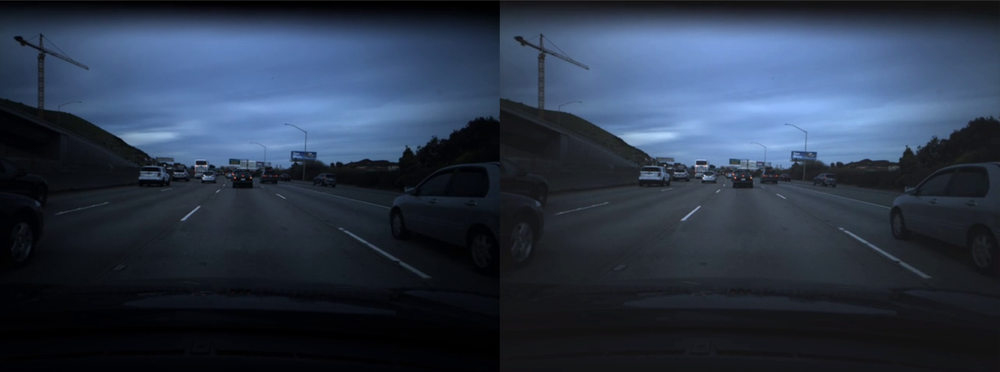
#> input picture images/AdjustedIlluminationContrast.PNG, 1000 x 372 px, shrunk from 1599 x 595 before the run
$ python -i imageElaboration.py   (imports and definitions only)   (older library calls are emulated)
#> lines starting #> are read from the running program, lines starting #| are printed output that depends on the picture; after the words box and inside, x2 and y2 are one past the last pixel; in counts of white or black regions, pixels touching at a corner belong together
### utilities.py
import numpy as np
import cv2


# [63 lines left out: functions opticalFlowDense, drawHoughTransformLines, not called in this run]


# This function applies a given brightness and contrast to an input image
def apply_brightness_contrast(input_img, brightness = 0, contrast = 0):

    if brightness != 0:
        if brightness > 0:
            shadow = brightness
            highlight = 255
        else:
            shadow = 0
            highlight = 255 + brightness
        alpha_b = (highlight - shadow)/255
        gamma_b = shadow

        buf = cv2.addWeighted(input_img, alpha_b, input_img, 0, gamma_b)
    else:
        buf = input_img.copy()

    if contrast != 0:
        f = 131*(contrast + 127)/(127*(131-contrast))
        alpha_c = f
        gamma_c = 127*(1-f)

        buf = cv2.addWeighted(buf, alpha_c, buf, 0, gamma_c)

    return buf


# This function
def thresholdWhiteAndYellow(image):
    gray_image = cv2.cvtColor(image, cv2.COLOR_BGR2GRAY)
    img_hsv = cv2.cvtColor(image, cv2.COLOR_BGR2HSV)
    # Get yellow from HSV version of our image
    lower_yellow = np.array([20, 100, 100], dtype="uint8")
    upper_yellow = np.array([30, 255, 255], dtype="uint8")
    mask_yellow = cv2.inRange(img_hsv, lower_yellow, upper_yellow)
    # Get white from greyscale version of our image
    mask_white = cv2.inRange(gray_image, 200, 255)
    # Combine and apply filters
    mask_yw = cv2.bitwise_or(mask_white, mask_yellow)
    mask_yw_image = cv2.bitwise_and(gray_image, mask_yw)

    return mask_yw_image


# This method draws the optical flow onto img with a given step (distance between one arrow origin and the other)
# [11 lines left out: function draw_flow, not called in this run]


# This method cuts top and bottom portions of the frame (which are only black areas of the car's dashboard or sky)
def cutTopAndBottom(img, top, bottom):
    height, width = img.shape
    heightBeginning = 20
    heightEnd = height - 30
    crop_img = img[top : bottom, 0 : width]
    return crop_img

### imageElaboration.py
import numpy as np
import cv2
from utilities import *

# This function is able to highlight the contours of road lane markings using color thresholding and canny edge
def highlightRoadLaneMarkings(newFrame):
    # Adjusting brightness and contrast
    newFrameAdjusted = apply_brightness_contrast(newFrame, 100, 100)

    # Threshold so that only yellow and white are kept. Result is greyscale
    newFrameThreshold = thresholdWhiteAndYellow(newFrameAdjusted)

    # Apply Gaussian blur to reduce noise
    newFrameBlurred = cv2.GaussianBlur(newFrameThreshold, (5, 5), 0)

    # Applying canny edge detection
    newFrameEdges = cv2.Canny(newFrameBlurred, 100, 200)

    # Cutting a region of interest
    height, width = newFrameEdges.shape
    # Creating white polygonal shape on black image
    bottomLeft = [0, height - 130]
    topLeft = [width / 3 + 40, height / 2]
    topRight = [width / 3 * 2 - 40, height / 2]
    bottomRight = [width, height - 130]
    pts = np.array([bottomLeft, topLeft, topRight, bottomRight], np.int32)
    pts = pts.reshape((-1, 1, 2))
    blackImage = np.zeros((height, width, 1), np.uint8)
    polygonalShape = cv2.fillPoly(blackImage, [pts], (255, 255, 255))
    # Doing AND operation with newFrameEdges
    newFrameROI = cv2.bitwise_and(newFrameEdges, newFrameEdges, mask=polygonalShape)

    return newFrameROI

# This function applies all elaboration steps to the image
def elaborateImage(newFrame):


    # Drawing road from original frame
    newFrameAdjusted = apply_brightness_contrast(newFrame, 30, 15)
    newFrameGrey = cv2.cvtColor(newFrameAdjusted, cv2.COLOR_BGR2GRAY)
    height, width = newFrameGrey.shape
    bottomLeft = [0, height - 130]
    topLeft = [0, height / 2 + 10]
    topCenter = [width/2, height / 2 - 15]
    topRight = [width, height / 2 + 10]
    bottomRight = [width, height - 130]
    pts = np.array([bottomLeft, topLeft, topCenter, topRight, bottomRight], np.int32)
    pts = pts.reshape((-1, 1, 2))
    blackImage = np.zeros((height, width, 1), np.uint8)
    polygonalShape = cv2.fillPoly(blackImage, [pts], (255, 255, 255))
    coloredMaskedRoad = cv2.bitwise_and(newFrameGrey, newFrameGrey, mask=polygonalShape)
    #coloredMaskedRoad = cv2.equalizeHist(coloredMaskedRoad)
    newFrameROI = highlightRoadLaneMarkings(newFrame)
    newFrameMaskAndRoad = cv2.add(coloredMaskedRoad, newFrameROI)   # Adding canny edge overlay to highlight the lane markers

    # Cutting image basing on mask size
    result = cutTopAndBottom(coloredMaskedRoad, int(height / 2 - 15), int(height - 130))

    return result

>>> import cv2
>>> picture = cv2.imread('images/AdjustedIlluminationContrast.PNG')
#> picture is the input picture: shape (372, 1000, 3); mean B, G, R 73.1, 54.9, 43.3
>>> result = elaborateImage(picture)
#> in elaborateImage, `newFrameGrey = cv2.cvtColor(newFrameAdjusted, cv2.COLOR_BGR2GRAY)`:
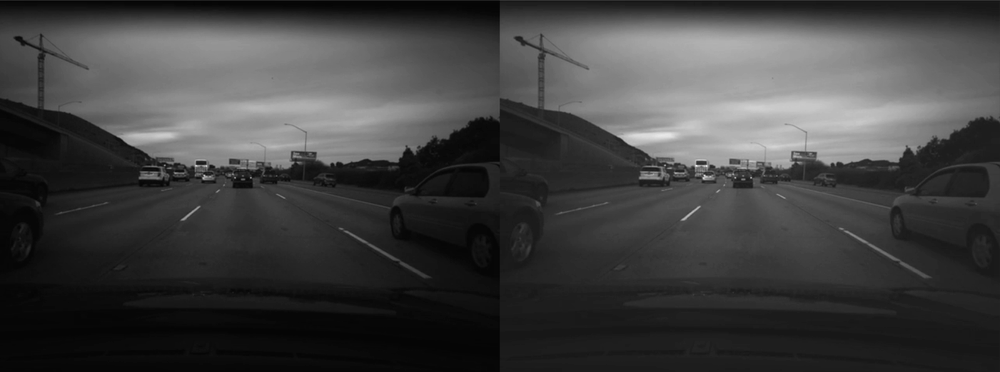
#> newFrameGrey: shape (372, 1000); min 5, max 243, mean 64.2
#> in elaborateImage, `polygonalShape = cv2.fillPoly(blackImage, [pts], (255, 255, 255))`:
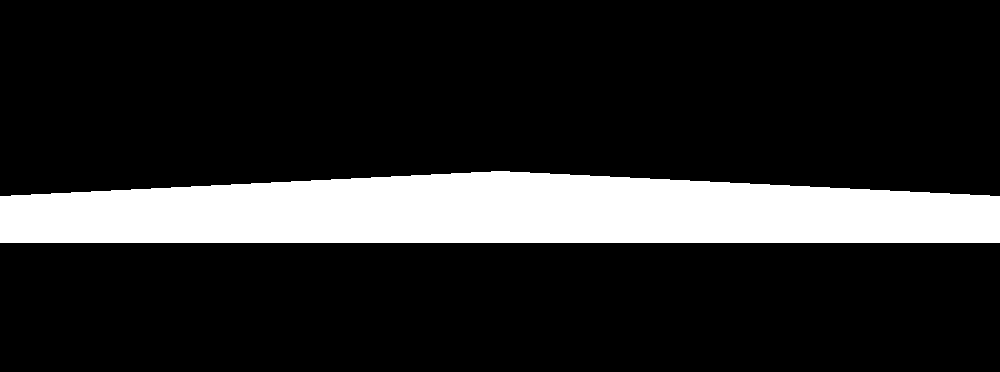
#> blackImage: shape (372, 1000, 1); 16% white; 1 white region, box (x1, y1, x2, y2) and area: (0, 171, 1000, 243) 59475
#> call 2 of apply_brightness_contrast, with brightness = 100, contrast = 100
#> in apply_brightness_contrast (call 2), `buf = cv2.addWeighted(input_img, alpha_b, input_img, 0, gamma_b)`:
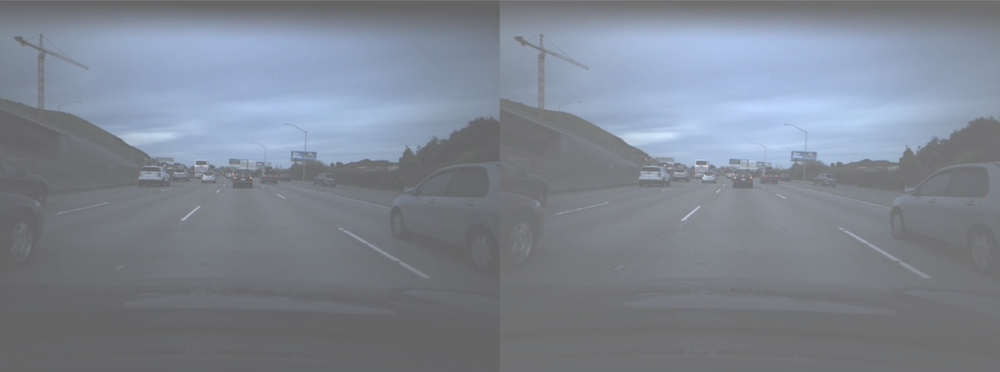
#> buf: shape (372, 1000, 3); mean B, G, R 144.4, 133.4, 126.3
#> in apply_brightness_contrast (call 2), `buf = cv2.addWeighted(buf, alpha_c, buf, 0, gamma_c)`:
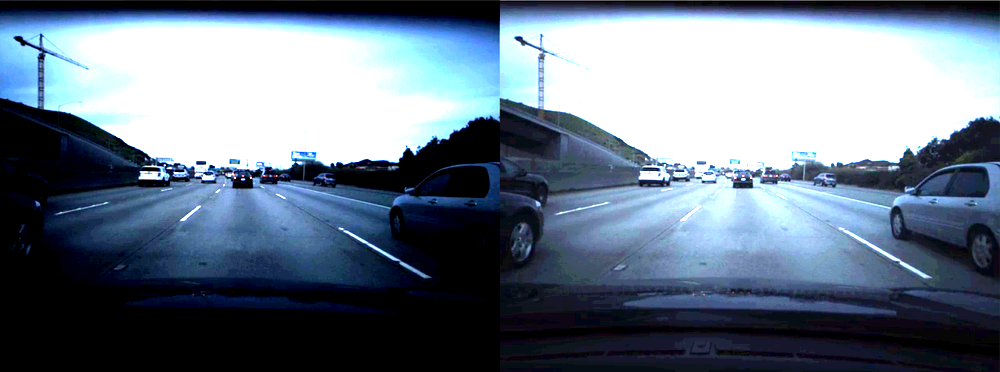
#> buf: shape (372, 1000, 3); mean B, G, R 135.7, 119.3, 104.9
#> in thresholdWhiteAndYellow, `gray_image = cv2.cvtColor(image, cv2.COLOR_BGR2GRAY)`:
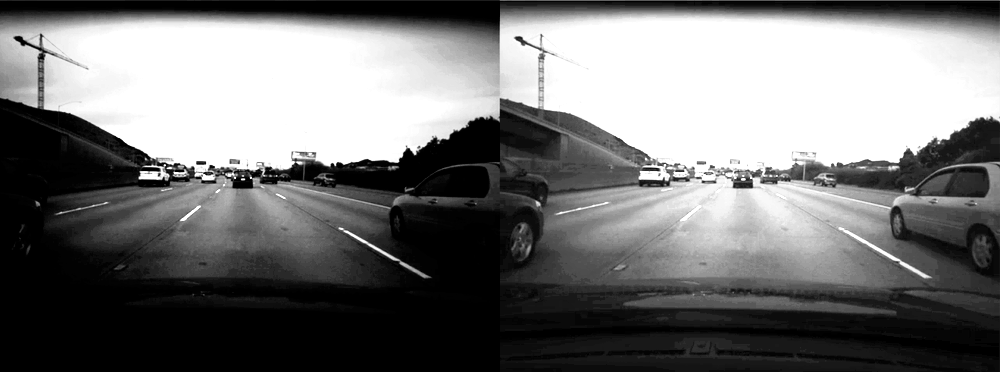
#> gray_image: shape (372, 1000); min 0, max 255, mean 116.9
#> in thresholdWhiteAndYellow, `img_hsv = cv2.cvtColor(image, cv2.COLOR_BGR2HSV)`: img_hsv: shape (372, 1000, 3); mean H, S, V 62.8, 77.8, 135.7
#> in thresholdWhiteAndYellow, `mask_yellow = cv2.inRange(img_hsv, lower_yellow, upper_yellow)`: mask_yellow: shape (372, 1000); every value is 0
#> in thresholdWhiteAndYellow, `mask_white = cv2.inRange(gray_image, 200, 255)`: mask_white: shape (372, 1000); 33.4% white; 114 white regions (95 under 20 px), largest, box (x1, y1, x2, y2) and area: (42, 15, 1000, 246) 122235, (838, 227, 929, 278) 311, (9, 37, 40, 65) 303
#> in highlightRoadLaneMarkings, `newFrameBlurred = cv2.GaussianBlur(newFrameThreshold, (5, 5), 0)`:
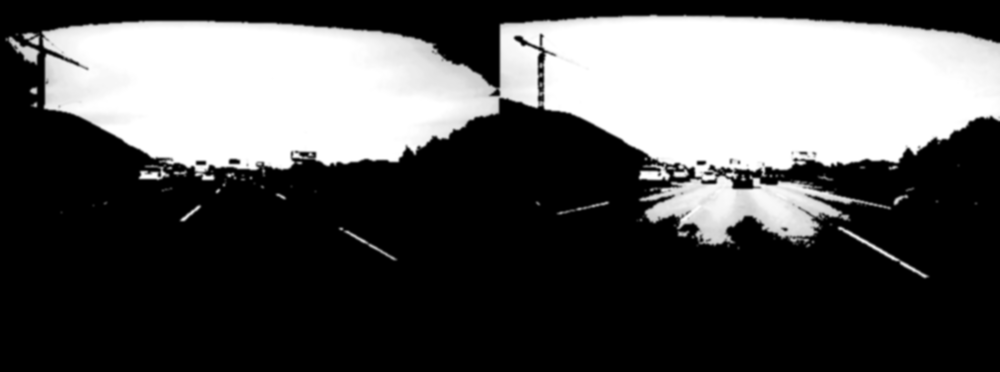
#> newFrameBlurred: shape (372, 1000); min 0, max 255, mean 83.2
#> in highlightRoadLaneMarkings, `newFrameEdges = cv2.Canny(newFrameBlurred, 100, 200)`: newFrameEdges: shape (372, 1000); 1.8% white in thin lines or dots, all inside (x1, y1, x2, y2) = (5, 15, 1000, 278)
#> in highlightRoadLaneMarkings, `polygonalShape = cv2.fillPoly(blackImage, [pts], (255, 255, 255))`: blackImage: shape (372, 1000, 1); 9.7% white; 1 white region, box (x1, y1, x2, y2) and area: (0, 186, 1000, 243) 36056
#> in highlightRoadLaneMarkings, `newFrameROI = cv2.bitwise_and(newFrameEdges, newFrameEdges, mask=polyg..`: newFrameROI: shape (372, 1000); 0.28% white in thin lines or dots, all inside (x1, y1, x2, y2) = (181, 190, 871, 243)
#> in cutTopAndBottom, `crop_img = img[top : bottom, 0 : width]`:
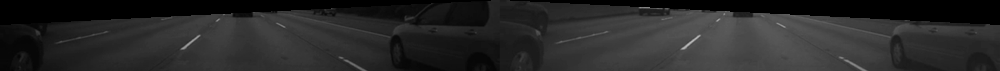
#> crop_img: shape (71, 1000); min 0, max 187, mean 39.6

$ run again, on images/Combined.PNG
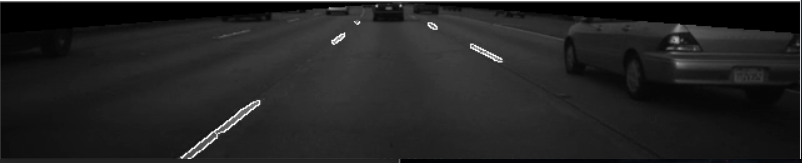
#> input picture images/Combined.PNG, 802 x 163 px
#> picture is the input picture: shape (163, 802, 3); mean B, G, R 35.3, 35.2, 35.2
#> in elaborateImage, `polygonalShape = cv2.fillPoly(blackImage, [pts], (255, 255, 255))`:
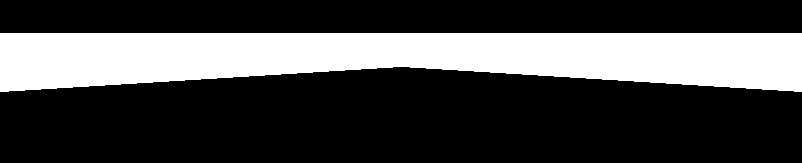
#> blackImage: shape (163, 802, 1); 28.5% white; 1 white region, box (x1, y1, x2, y2) and area: (0, 33, 802, 92) 37293
#> img_hsv: shape (163, 802, 3); mean H, S, V 0.5, 0.8, 83.1
#> mask_yellow: shape (163, 802); every value is 0
#> mask_white: shape (163, 802); 5.5% white; 52 white regions (33 under 20 px), largest, box (x1, y1, x2, y2) and area: (0, 0, 801, 159) 1774, (308, 7, 379, 54) 1296, (402, 19, 483, 52) 1200
#> newFrameEdges: shape (163, 802); 2.5% white in thin lines or dots
#> in highlightRoadLaneMarkings, `newFrameROI = cv2.bitwise_and(newFrameEdges, newFrameEdges, mask=polyg..`:
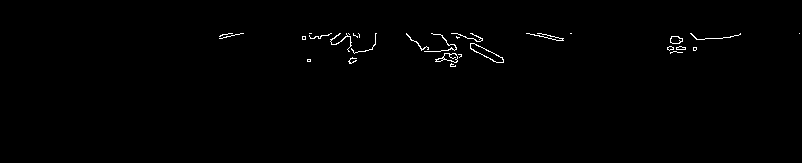
#> newFrameROI: shape (163, 802); 0.65% white in thin lines or dots, all inside (x1, y1, x2, y2) = (219, 33, 800, 67)
#> crop_img = empty array

$ run again, on images/FIlledShape.PNG
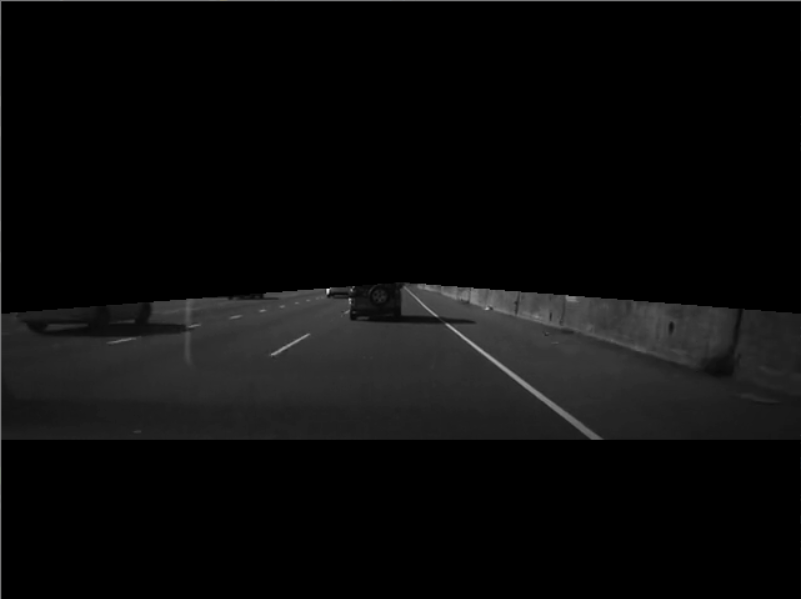
#> input picture images/FIlledShape.PNG, 801 x 599 px
#> picture is the input picture: shape (599, 801, 3); mean B, G, R 10.9, 10.9, 10.9
#> in elaborateImage, `polygonalShape = cv2.fillPoly(blackImage, [pts], (255, 255, 255))`:
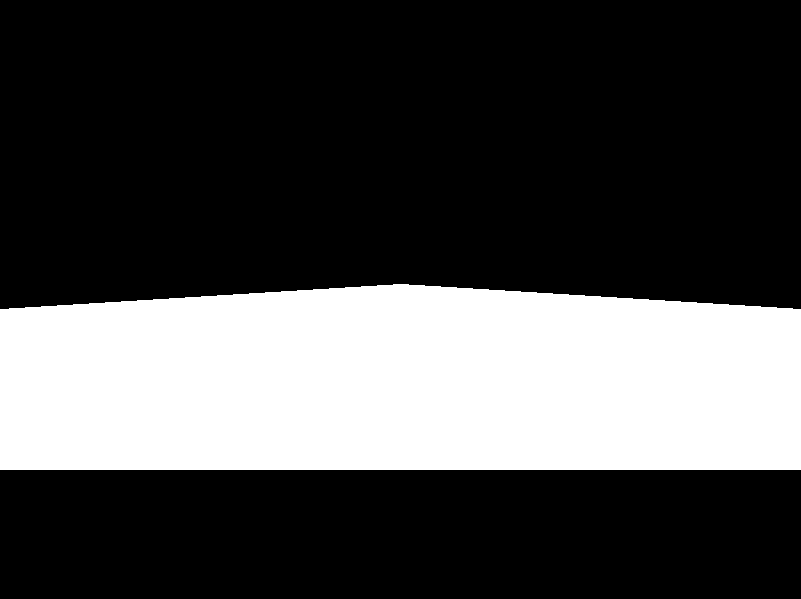
#> blackImage: shape (599, 801, 1); 29% white; 1 white region, box (x1, y1, x2, y2) and area: (0, 284, 801, 470) 138961
#> img_hsv: shape (599, 801, 3); mean H, S, V 0, 0, 29.5
#> mask_yellow: shape (599, 801); every value is 0
#> mask_white: shape (599, 801); 3.8% white; 34 white regions (24 under 20 px), largest, box (x1, y1, x2, y2) and area: (401, 284, 678, 440) 11285, (153, 287, 357, 357) 4763, (0, 0, 801, 599) 1447
#> newFrameEdges: shape (599, 801); 0.98% white in thin lines or dots
#> newFrameROI: shape (599, 801); 0.29% white in thin lines or dots, all inside (x1, y1, x2, y2) = (1, 299, 602, 470)
#> in cutTopAndBottom, `crop_img = img[top : bottom, 0 : width]`:
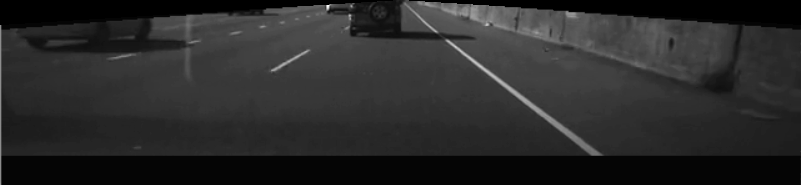
#> crop_img: shape (185, 801); min 0, max 255, mean 42
